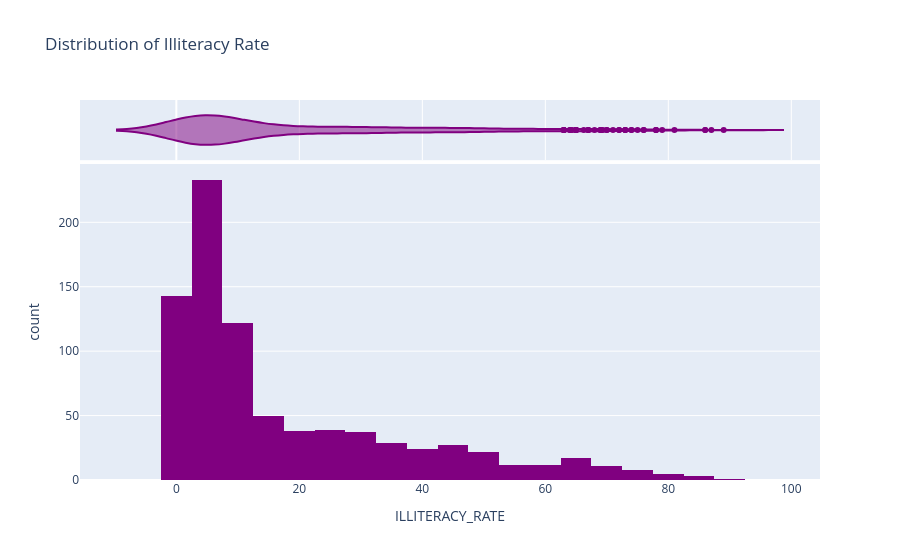
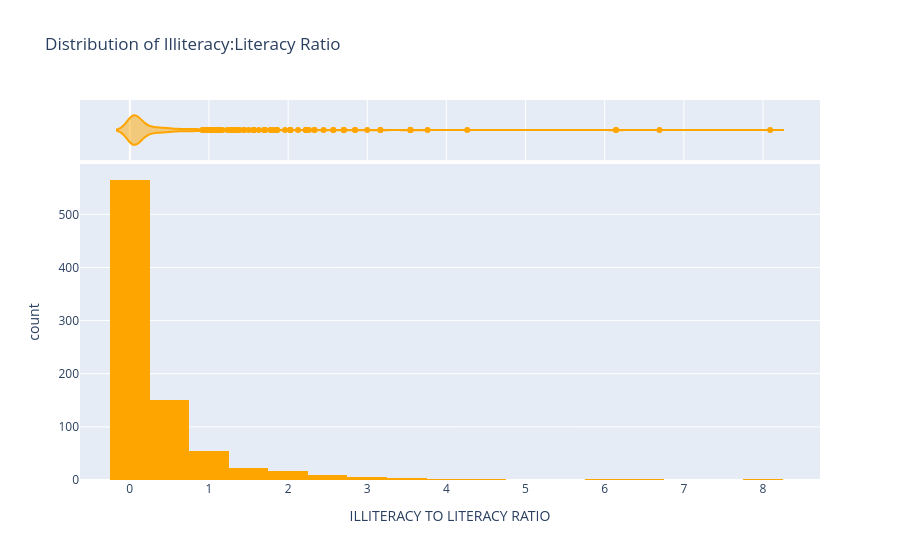

The code cell stored with these charts, in order, in its notebook:
### Markdown cell above
### Univariate Analysis (df_ill)

### Code cell
fig1 = px.histogram(df_ill, x='ILLITERACY_RATE', nbins=30, marginal="violin",
                   title='Distribution of Illiteracy Rate', color_discrete_sequence=['purple'])
fig1.show()

fig2 = px.histogram(df_ill, x='ILLITERACY TO LITERACY RATIO', nbins=30, marginal="violin",
                   title='Distribution of Illiteracy:Literacy Ratio', color_discrete_sequence=['orange'])
fig2.show()

### Figure 1 — Plotly figure (JSON) as saved in the notebook; plotly's stock layout.template omitted (floating-point values rounded to 4 significant figures; data arrays with more than 128 entries replaced by an {"elided": "..."} marker saying what was removed)
{"data": [{"bingroup": "x", "hovertemplate": "ILLITERACY_RATE=%{x}<br>count=%{y}<extra></extra>", "legendgroup": "", "marker": {"color": "purple", "pattern": {"shape": ""}}, "name": "", "nbinsx": 30, "orientation": "v", "showlegend": false, "type": "histogram", "x": {"elided": "833 float values"}, "xaxis": "x", "yaxis": "y"}, {"hovertemplate": "ILLITERACY_RATE=%{x}<extra></extra>", "legendgroup": "", "marker": {"color": "purple"}, "name": "", "scalegroup": "x", "showlegend": false, "type": "violin", "x": {"elided": "833 float values"}, "xaxis": "x2", "yaxis": "y2"}], "layout": {"barmode": "relative", "legend": {"tracegroupgap": 0}, "title": {"text": "Distribution of Illiteracy Rate"}, "xaxis": {"anchor": "y", "domain": [0, 1], "title": {"text": "ILLITERACY_RATE"}}, "xaxis2": {"anchor": "y2", "domain": [0, 1], "matches": "x", "showgrid": true, "showticklabels": false}, "yaxis": {"anchor": "x", "domain": [0, 0.8316], "title": {"text": "count"}}, "yaxis2": {"anchor": "x2", "domain": [0.8416, 1], "matches": "y2", "showgrid": false, "showline": false, "showticklabels": false, "ticks": ""}}}

### Figure 2 — Plotly figure (JSON) as saved in the notebook; plotly's stock layout.template omitted (floating-point values rounded to 4 significant figures; data arrays with more than 128 entries replaced by an {"elided": "..."} marker saying what was removed)
{"data": [{"bingroup": "x", "hovertemplate": "ILLITERACY TO LITERACY RATIO=%{x}<br>count=%{y}<extra></extra>", "legendgroup": "", "marker": {"color": "orange", "pattern": {"shape": ""}}, "name": "", "nbinsx": 30, "orientation": "v", "showlegend": false, "type": "histogram", "x": {"elided": "833 float values"}, "xaxis": "x", "yaxis": "y"}, {"hovertemplate": "ILLITERACY TO LITERACY RATIO=%{x}<extra></extra>", "legendgroup": "", "marker": {"color": "orange"}, "name": "", "scalegroup": "x", "showlegend": false, "type": "violin", "x": {"elided": "833 float values"}, "xaxis": "x2", "yaxis": "y2"}], "layout": {"barmode": "relative", "legend": {"tracegroupgap": 0}, "title": {"text": "Distribution of Illiteracy:Literacy Ratio"}, "xaxis": {"anchor": "y", "domain": [0, 1], "title": {"text": "ILLITERACY TO LITERACY RATIO"}}, "xaxis2": {"anchor": "y2", "domain": [0, 1], "matches": "x", "showgrid": true, "showticklabels": false}, "yaxis": {"anchor": "x", "domain": [0, 0.8316], "title": {"text": "count"}}, "yaxis2": {"anchor": "x2", "domain": [0.8416, 1], "matches": "y2", "showgrid": false, "showline": false, "showticklabels": false, "ticks": ""}}}
